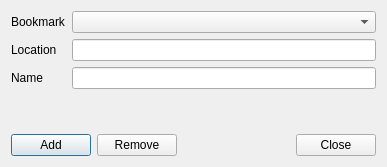
<?xml version="1.0" encoding="UTF-8"?>
<ui version="4.0">
 <class>BookmarkDialog</class>
 <widget class="QDialog" name="BookmarkDialog">
  <property name="geometry">
   <rect>
    <x>0</x>
    <y>0</y>
    <width>387</width>
    <height>167</height>
   </rect>
  </property>
  <property name="windowTitle">
   <string>Bookmarks</string>
  </property>
  <layout class="QVBoxLayout" name="verticalLayout">
   <item>
    <layout class="QFormLayout" name="formLayout">
     <item row="0" column="0">
      <widget class="QLabel" name="label_3">
       <property name="text">
        <string>Bookmark</string>
       </property>
      </widget>
     </item>
     <item row="0" column="1">
      <widget class="QComboBox" name="bookmarks">
       <property name="insertPolicy">
        <enum>QComboBox::InsertAlphabetically</enum>
       </property>
      </widget>
     </item>
     <item row="1" column="0">
      <widget class="QLabel" name="label">
       <property name="sizePolicy">
        <sizepolicy hsizetype="Preferred" vsizetype="Preferred">
         <horstretch>1</horstretch>
         <verstretch>0</verstretch>
        </sizepolicy>
       </property>
       <property name="text">
        <string>Location</string>
       </property>
      </widget>
     </item>
     <item row="1" column="1">
      <widget class="QLineEdit" name="location">
       <property name="sizePolicy">
        <sizepolicy hsizetype="Expanding" vsizetype="Fixed">
         <horstretch>1</horstretch>
         <verstretch>0</verstretch>
        </sizepolicy>
       </property>
      </widget>
     </item>
     <item row="2" column="0">
      <widget class="QLabel" name="label_2">
       <property name="sizePolicy">
        <sizepolicy hsizetype="Preferred" vsizetype="Preferred">
         <horstretch>1</horstretch>
         <verstretch>0</verstretch>
        </sizepolicy>
       </property>
       <property name="text">
        <string>Name</string>
       </property>
      </widget>
     </item>
     <item row="2" column="1">
      <widget class="QLineEdit" name="name"/>
     </item>
    </layout>
   </item>
   <item>
    <spacer name="verticalSpacer">
     <property name="orientation">
      <enum>Qt::Vertical</enum>
     </property>
     <property name="sizeHint" stdset="0">
      <size>
       <width>20</width>
       <height>0</height>
      </size>
     </property>
    </spacer>
   </item>
   <item>
    <layout class="QHBoxLayout" name="horizontalLayout">
     <item>
      <widget class="QPushButton" name="buttonAdd">
       <property name="sizePolicy">
        <sizepolicy hsizetype="Minimum" vsizetype="Fixed">
         <horstretch>0</horstretch>
         <verstretch>0</verstretch>
        </sizepolicy>
       </property>
       <property name="text">
        <string>Add</string>
       </property>
      </widget>
     </item>
     <item>
      <widget class="QPushButton" name="buttonRemove">
       <property name="sizePolicy">
        <sizepolicy hsizetype="Minimum" vsizetype="Fixed">
         <horstretch>0</horstretch>
         <verstretch>0</verstretch>
        </sizepolicy>
       </property>
       <property name="text">
        <string>Remove</string>
       </property>
      </widget>
     </item>
     <item>
      <widget class="QDialogButtonBox" name="buttonBox">
       <property name="standardButtons">
        <set>QDialogButtonBox::Close</set>
       </property>
      </widget>
     </item>
    </layout>
   </item>
  </layout>
 </widget>
 <resources/>
 <connections>
  <connection>
   <sender>buttonBox</sender>
   <signal>accepted()</signal>
   <receiver>BookmarkDialog</receiver>
   <slot>close()</slot>
   <hints>
    <hint type="sourcelabel">
     <x>59</x>
     <y>24</y>
    </hint>
    <hint type="destinationlabel">
     <x>193</x>
     <y>83</y>
    </hint>
   </hints>
  </connection>
  <connection>
   <sender>buttonBox</sender>
   <signal>rejected()</signal>
   <receiver>BookmarkDialog</receiver>
   <slot>close()</slot>
   <hints>
    <hint type="sourcelabel">
     <x>59</x>
     <y>24</y>
    </hint>
    <hint type="destinationlabel">
     <x>193</x>
     <y>83</y>
    </hint>
   </hints>
  </connection>
  <connection>
   <sender>buttonAdd</sender>
   <signal>clicked()</signal>
   <receiver>BookmarkDialog</receiver>
   <slot>addBookmark()</slot>
   <hints>
    <hint type="sourcelabel">
     <x>52</x>
     <y>142</y>
    </hint>
    <hint type="destinationlabel">
     <x>193</x>
     <y>83</y>
    </hint>
   </hints>
  </connection>
  <connection>
   <sender>buttonRemove</sender>
   <signal>clicked()</signal>
   <receiver>BookmarkDialog</receiver>
   <slot>removeBookmark()</slot>
   <hints>
    <hint type="sourcelabel">
     <x>143</x>
     <y>142</y>
    </hint>
    <hint type="destinationlabel">
     <x>193</x>
     <y>83</y>
    </hint>
   </hints>
  </connection>
 </connections>
 <slots>
  <slot>removeBookmark()</slot>
  <slot>addBookmark()</slot>
 </slots>
</ui>
